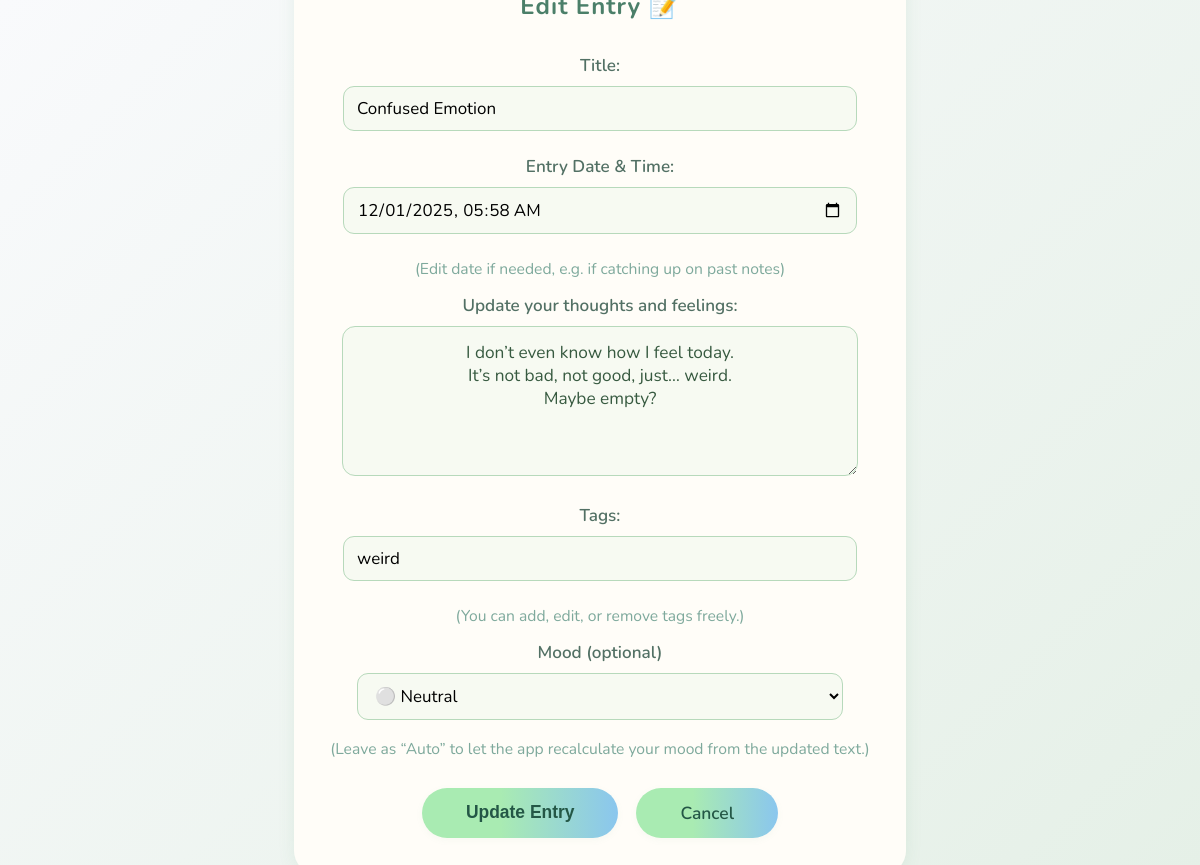
The app's page /edit_entry/35 (signed in) with its own data.
### app.py (models this page shows)
class Entry(db.Model):
    id = db.Column(db.Integer, primary_key=True)
    title = db.Column(db.String(150), nullable=False, default="")
    text = db.Column(db.Text, nullable=False)
    tags = db.Column(db.String(200), nullable=True)
    mood = db.Column(db.String(50), nullable=True)
    date_created = db.Column(db.DateTime, default=datetime.utcnow)
    user_id = db.Column(db.Integer, db.ForeignKey('user.id'), nullable=False)

### app.py (the view, shortened to what this page needs)
@app.route('/edit_entry/<int:entry_id>', methods=['GET', 'POST'])
def edit_entry(entry_id):
    if 'user_id' not in session:
        return redirect(url_for('login'))
    entry = Entry.query.get_or_404(entry_id)
    if entry.user_id != session['user_id']:
        flash('Unauthorized access.', 'danger')
        return redirect(url_for('view_entries'))
    return render_template('edit_entry.html', entry=entry)

### templates/edit_entry.html (shortened to what this page needs)
<!DOCTYPE html>
<html lang="en">
<head>
    <link rel="stylesheet" href="{{ url_for('static', filename='style.css') }}">
</head>
<body>
<div class="container">
    <h2>Edit Entry 📝</h2>
    <form method="POST" autocomplete="off">
        <label for="title">Title:</label>
        <input type="text" id="title" name="title" value="{{ entry.title }}" maxlength="150" required>
        <label for="date">Entry Date & Time:</label>
        <input type="datetime-local" name="date" id="date" value="{{ entry.date_created.strftime('%Y-%m-%dT%H:%M') }}">
        <span class="info-hint">(Edit date if needed, e.g. if catching up on past notes)</span>
        <label for="text">Update your thoughts and feelings:</label>
        <textarea id="text" name="text" required>{{ entry.text }}</textarea>
        <label for="tags">Tags:</label>
        <input type="text" id="tags" name="tags"
               value="{{ entry.tags }}"
               placeholder="e.g. school, friend, exam, future"
               style="
           width: 90%;
           min-width: 150px;
           background: #f7faf2;
           border: 1px solid #b7d9bb;
           border-radius: 11px;
           padding: 10px 13px;
           font-size: 1.06rem;
           font-family: 'Nunito', monospace, 'Segoe UI';
           margin-bottom: 24px;
           display: block;
           margin-left: auto;
           margin-right: auto;
       ">
        <span class="info-hint">(You can add, edit, or remove tags freely.)</span>
        <label for="mood_choice">Mood (optional)</label>
<select id="mood_choice" name="mood_choice"
        style="
           width: 90%;
           min-width: 150px;
           background: #f7faf2;
           border: 1px solid #b7d9bb;
           border-radius: 11px;
           padding: 10px 13px;
           font-size: 1.06rem;
           font-family: 'Nunito', 'Segoe UI', sans-serif;
           margin-bottom: 18px;
           display: block;
           margin-left: auto;
           margin-right: auto;
        ">
    <option value="neutral" {% if entry.mood == 'neutral' %}selected{% endif %}>⚪ Neutral</option>
</select>
<span class="info-hint">(Leave as “Auto” to let the app recalculate your mood from the updated text.)</span>
        <div class="nav-buttons">
            <button type="submit" class="btn">Update Entry</button>
            <a href="{{ url_for('view_entries') }}" class="btn">Cancel</a>
        </div>
    </form>
</div>
</body>
</html>

### templates/edit_entry.html (style rules this page uses)
html, body { height: 100%; margin: 0; padding: 0; }
body { min-height: 100vh; height: 100vh; width: 100vw; display: flex; justify-content: center; align-items: center; background: linear-gradient(135deg, #f9fafc 0%, #e5f0e7 100%); font-family: 'Nunito', 'Segoe UI', sans-serif; }
.container { max-width: 540px; width: 100%; background: #fffdf8; border-radius: 23px; padding: 44px 36px 36px 36px; box-shadow: 0 2px 18px 0 rgba(70, 140, 90, 0.09); display: flex; flex-direction: column; align-items: center; }
h2 { font-weight: 700; color: #4b7f69; margin-bottom: 32px; text-align: center; letter-spacing: 1px; }
form { width: 100%; display: flex; flex-direction: column; align-items: center; }
label { font-weight: 600; color: #527064; font-size: 1.07rem; margin-bottom: 9px; align-self: center; }
input[type="text"], input[type="datetime-local"] { width: 90%; min-width: 150px; background: #f7faf2; border: 1px solid #b7d9bb; border-radius: 11px; padding: 10px 13px; font-size: 1.06rem; font-family: 'Nunito', monospace, 'Segoe UI'; margin-bottom: 24px; margin-left: auto; margin-right: auto; display: block; }
textarea { width: 90%; min-width: 200px; height: 120px; background: #f7faf2; border: 1px solid #b7d9bb; border-radius: 13px; padding: 14px; font-size: 1.08rem; color: #375a40; margin: 0 0 28px 0; resize: vertical; font-family: 'Nunito', monospace, 'Segoe UI'; display: block; margin-left: auto; margin-right: auto; text-align: center; }
.info-hint { font-size: 0.98rem; color: #7ea99c; margin-bottom: 14px; }
.nav-buttons { margin-top: 14px; width: 100%; display: flex; gap: 18px; justify-content: center; }
.btn { background: linear-gradient(90deg, #a9ebb2 40%, #8ac6ee 100%); border: none; color: #245746; font-weight: 600; font-size: 1.09rem; padding: 13px 44px; border-radius: 27px; text-decoration: none; display: inline-block; box-shadow: 0 2px 7px 0 rgba(120, 170, 130, 0.06); cursor: pointer; transition: background 0.2s, color 0.2s; }

### records on screen
Entry: title "Confused Emotion", date "12/01/2025 05:58", text "I don’t even know how I feel today. It’s not bad, not good, just… weird. Maybe empty?", tags "weird", mood_choice "⚪ Neutral"
